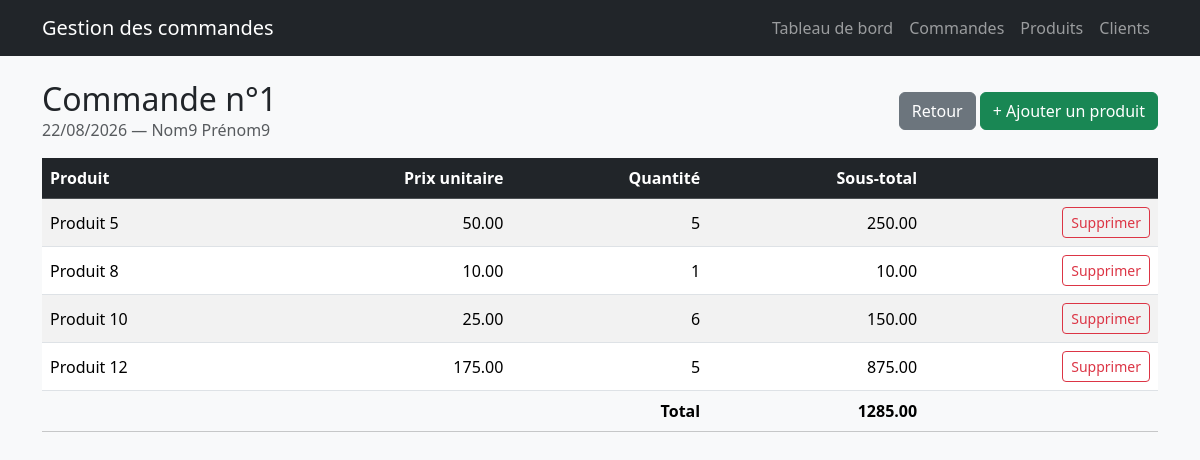
The app's page /commandes/1/ with its own data.
### commandes/models.py (models this page shows, shortened)
class Commande(models.Model):
    idcmd = models.AutoField(primary_key=True)
    datecmd = models.DateField()
    idcli = models.ForeignKey(Client, on_delete=models.CASCADE, related_name="commandes")

class Client(models.Model):
    idcli = models.AutoField(primary_key=True)
    nomcli = models.CharField(max_length=100)
    prenomcli = models.CharField(max_length=100)
    email = models.EmailField()
    photo = models.ImageField(upload_to="clients/", blank=True, null=True)
    idregion = models.ForeignKey(Region, on_delete=models.PROTECT, related_name="clients")
    def __str__(self):
        return f"{self.nomcli} {self.prenomcli}"

class LigneCommande(models.Model):
    idcmd = models.ForeignKey(Commande, on_delete=models.CASCADE, related_name="lignes")
    idprod = models.ForeignKey(Produit, on_delete=models.PROTECT)
    qtecmd = models.PositiveIntegerField()
    class Meta:
        constraints = [
            models.UniqueConstraint(fields=["idcmd", "idprod"], name="pk_lignecommande")
        ]

class Produit(models.Model):
    idprod = models.AutoField(primary_key=True)
    designprod = models.CharField(max_length=150)
    qtestock = models.PositiveIntegerField(default=0)
    prixuprod = models.DecimalField(max_digits=10, decimal_places=2)
    photoprod = models.ImageField(upload_to="produits/", blank=True, null=True)

### commandes/views.py (the view)
# urls.py: path("commandes/<int:idcmd>/", views.detail_commande, name="detail_commande"),
def detail_commande(request, idcmd):
    cmd = get_object_or_404(Commande.objects.select_related("idcli"), pk=idcmd)
    lignes = cmd.lignes.select_related("idprod").annotate(sous_total=CA).order_by("idprod")
    total = sum(l.sous_total for l in lignes)
    return render(request, "commandes/detail_commande.html",
                  {"cmd": cmd, "lignes": lignes, "total": total})

### commandes/templates/commandes/detail_commande.html
{% extends "commandes/base.html" %}
{% block content %}
<div class="d-flex justify-content-between align-items-center mb-3">
  <div>
    <h2 class="mb-0">Commande n°{{ cmd.idcmd }}</h2>
    <div class="text-muted">{{ cmd.datecmd|date:"d/m/Y" }} — {{ cmd.idcli }}</div>
  </div>
  <div>
    <a class="btn btn-secondary" href="{% url 'commandes' %}">Retour</a>
    <a class="btn btn-success" href="{% url 'ajouter_ligne' cmd.idcmd %}">+ Ajouter un produit</a>
  </div>
</div>
<table class="table table-striped bg-white align-middle">
  <thead class="table-dark"><tr>
    <th>Produit</th><th class="text-end">Prix unitaire</th><th class="text-end">Quantité</th><th class="text-end">Sous-total</th><th></th>
  </tr></thead>
  <tbody>
  {% for l in lignes %}
    <tr>
      <td>{{ l.idprod.designprod }}</td>
      <td class="text-end">{{ l.idprod.prixuprod }}</td>
      <td class="text-end">{{ l.qtecmd }}</td>
      <td class="text-end">{{ l.sous_total|floatformat:2 }}</td>
      <td class="text-end"><a class="btn btn-sm btn-outline-danger" href="{% url 'supprimer_ligne' cmd.idcmd l.idprod_id %}">Supprimer</a></td>
    </tr>
  {% empty %}<tr><td colspan="5" class="text-center text-muted">Cette commande ne contient aucun produit.</td></tr>
  {% endfor %}
  </tbody>
  <tfoot><tr class="table-light"><th colspan="3" class="text-end">Total</th><th class="text-end">{{ total|floatformat:2 }}</th><th></th></tr></tfoot>
</table>
{% endblock %}

### records on screen
Commande: idcmd "1", datecmd "22/08/2026", idcli "Nom9 Prénom9"
LigneCommande: idprod.designprod "Produit 5", idprod.prixuprod "50.00", qtecmd "5", sous_total "250.00"
LigneCommande: idprod.designprod "Produit 8", idprod.prixuprod "10.00", qtecmd "1", sous_total "10.00"
LigneCommande: idprod.designprod "Produit 10", idprod.prixuprod "25.00", qtecmd "6", sous_total "150.00"
LigneCommande: idprod.designprod "Produit 12", idprod.prixuprod "175.00", qtecmd "5", sous_total "875.00"

### other values on screen
{{ total|floatformat:2 }} "1285.00"
